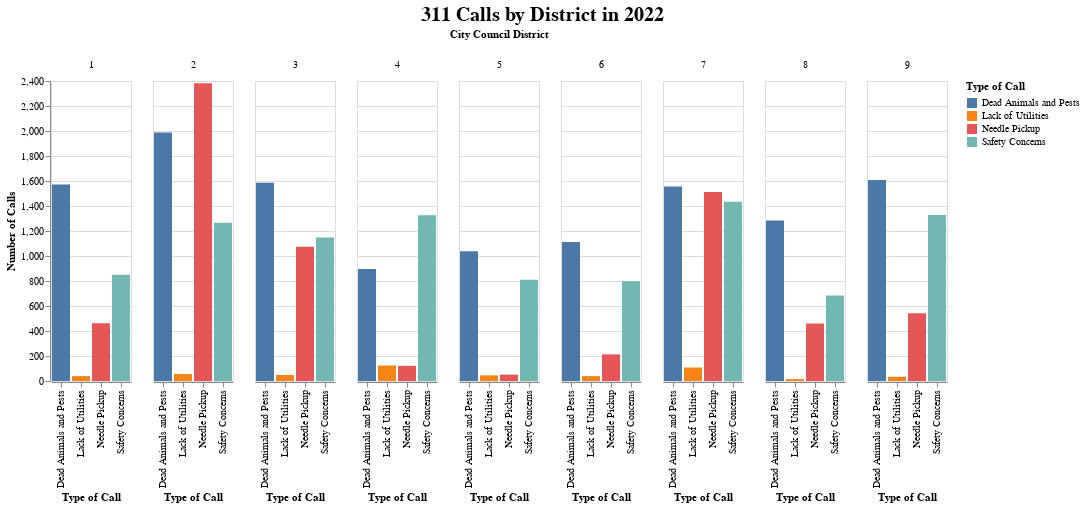

The cell this chart's notebook holds for it:
### Code cell
chart_2022 = make_indv_chart(calls_2022)
chart_2022

### Figure 1 — Vega-Lite specification as saved in the notebook (floating-point values rounded to 4 significant figures)
{"config": {"view": {"continuousWidth": 400, "continuousHeight": 300}, "title": {"anchor": "middle", "color": "black", "font": "Times New Roman", "fontSize": 20}}, "data": {"name": "data-57be60894e1aa116d9f8960bfe17df7f"}, "mark": "bar", "encoding": {"color": {"field": "type_bin", "title": "Type of Call", "type": "nominal"}, "column": {"field": "district", "title": "City Council District", "type": "ordinal"}, "tooltip": {"field": "count", "type": "quantitative"}, "x": {"field": "type_bin", "title": "Type of Call", "type": "nominal"}, "y": {"field": "count", "title": "Number of Calls", "type": "quantitative"}}, "title": "311 Calls by District in 2022", "transform": [{"filter": "(datum.type_bin !== 'Other')"}], "$schema": "https://vega.github.io/schema/vega-lite/v4.17.0.json", "datasets": {"data-57be60894e1aa116d9f8960bfe17df7f": [{"type_bin": "Other", "count": 39620, "district": "1", "Year": "2022"}, {"type_bin": "Dead Animals and Pests", "count": 1572, "district": "1", "Year": "2022"}, {"type_bin": "Safety Concerns", "count": 851, "district": "1", "Year": "2022"}, {"type_bin": "Needle Pickup", "count": 463, "district": "1", "Year": "2022"}, {"type_bin": "Lack of Utilities", "count": 39, "district": "1", "Year": "2022"}, {"type_bin": "Other", "count": 50526, "district": "2", "Year": "2022"}, {"type_bin": "Needle Pickup", "count": 2382, "district": "2", "Year": "2022"}, {"type_bin": "Dead Animals and Pests", "count": 1989, "district": "2", "Year": "2022"}, {"type_bin": "Safety Concerns", "count": 1266, "district": "2", "Year": "2022"}, {"type_bin": "Lack of Utilities", "count": 56, "district": "2", "Year": "2022"}, {"type_bin": "Other", "count": 22696, "district": "3", "Year": "2022"}, {"type_bin": "Needle Pickup", "count": 1075, "district": "3", "Year": "2022"}, {"type_bin": "Safety Concerns", "count": 1148, "district": "3", "Year": "2022"}, {"type_bin": "Dead Animals and Pests", "count": 1586, "district": "3", "Year": "2022"}, {"type_bin": "Lack of Utilities", "count": 48, "district": "3", "Year": "2022"}, {"type_bin": "Other", "count": 19057, "district": "4", "Year": "2022"}, {"type_bin": "Safety Concerns", "count": 1327, "district": "4", "Year": "2022"}, {"type_bin": "Dead Animals and Pests", "count": 897, "district": "4", "Year": "2022"}, {"type_bin": "Needle Pickup", "count": 121, "district": "4", "Year": "2022"}, {"type_bin": "Lack of Utilities", "count": 124, "district": "4", "Year": "2022"}, {"type_bin": "Other", "count": 20490, "district": "5", "Year": "2022"}, {"type_bin": "Dead Animals and Pests", "count": 1038, "district": "5", "Year": "2022"}, {"type_bin": "Safety Concerns", "count": 811, "district": "5", "Year": "2022"}, {"type_bin": "Needle Pickup", "count": 51, "district": "5", "Year": "2022"}, {"type_bin": "Lack of Utilities", "count": 45, "district": "5", "Year": "2022"}, {"type_bin": "Other", "count": 22831, "district": "6", "Year": "2022"}, {"type_bin": "Dead Animals and Pests", "count": 1113, "district": "6", "Year": "2022"}, {"type_bin": "Safety Concerns", "count": 798, "district": "6", "Year": "2022"}, {"type_bin": "Needle Pickup", "count": 213, "district": "6", "Year": "2022"}, {"type_bin": "Lack of Utilities", "count": 39, "district": "6", "Year": "2022"}, {"type_bin": "Other", "count": 26796, "district": "7", "Year": "2022"}, {"type_bin": "Needle Pickup", "count": 1512, "district": "7", "Year": "2022"}, {"type_bin": "Safety Concerns", "count": 1435, "district": "7", "Year": "2022"}, {"type_bin": "Dead Animals and Pests", "count": 1556, "district": "7", "Year": "2022"}, {"type_bin": "Lack of Utilities", "count": 108, "district": "7", "Year": "2022"}, {"type_bin": "Other", "count": 22252, "district": "8", "Year": "2022"}, {"type_bin": "Dead Animals and Pests", "count": 1284, "district": "8", "Year": "2022"}, {"type_bin": "Safety Concerns", "count": 684, "district": "8", "Year": "2022"}, {"type_bin": "Needle Pickup", "count": 460, "district": "8", "Year": "2022"}, {"type_bin": "Lack of Utilities", "count": 15, "district": "8", "Year": "2022"}, {"type_bin": "Other", "count": 20107, "district": "9", "Year": "2022"}, {"type_bin": "Safety Concerns", "count": 1329, "district": "9", "Year": "2022"}, {"type_bin": "Dead Animals and Pests", "count": 1609, "district": "9", "Year": "2022"}, {"type_bin": "Needle Pickup", "count": 542, "district": "9", "Year": "2022"}, {"type_bin": "Lack of Utilities", "count": 34, "district": "9", "Year": "2022"}]}}
